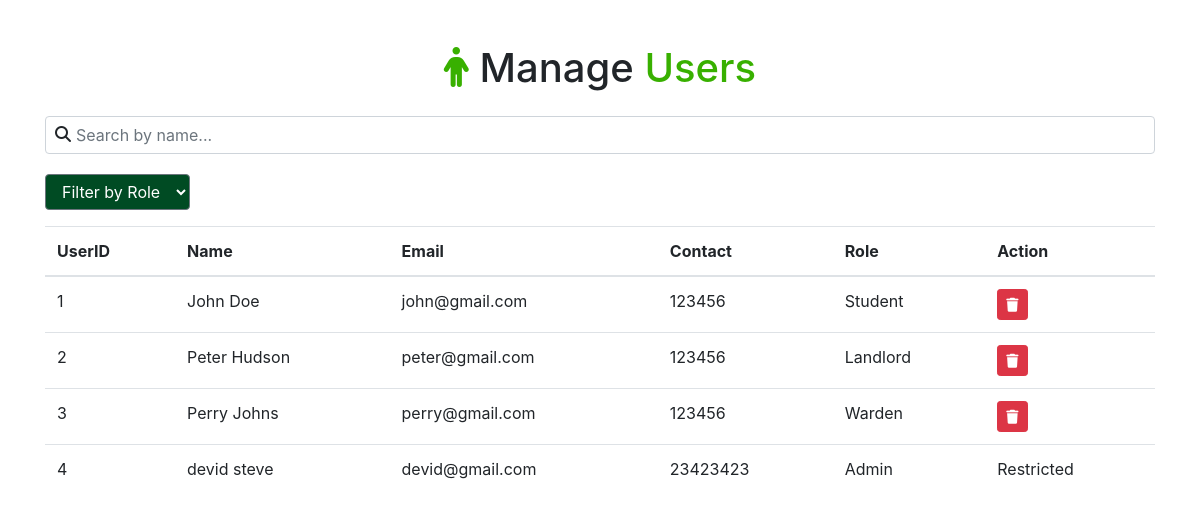
Page /pages/Admin/ManageUsers/manageUsers.php (signed in) on the committed database.
### tables this page shows
CREATE TABLE `user` (
  `UserID` int(11) NOT NULL,
  `Name` varchar(255) NOT NULL,
  `Address` varchar(255) NOT NULL,
  `NIC` varchar(20) NOT NULL,
  `ContactNo` varchar(20) NOT NULL,
  `Email` varchar(255) NOT NULL,
  `Password` varchar(255) NOT NULL,
  `RoleID` int(11) NOT NULL,
  `Added` datetime NOT NULL DEFAULT current_timestamp()
);

CREATE TABLE `role` (
  `RoleID` int(11) NOT NULL,
  `Role` varchar(30) NOT NULL
);

### data/fetchUsers.php (called while the page is built, shortened)
<?php
include_once __DIR__ . '/../helpers/dbConn.php';
function fetchUsers()
{
    if (isset($_SESSION['loggedin']) && $_SESSION['role'] == "Admin") {
        global $mysqli;
        $query = "SELECT user.UserID, user.Name, user.Email, user.ContactNo, role.Role FROM user INNER JOIN role ON user.RoleID = role.RoleID";
        $stmt = $mysqli->prepare($query);
        $stmt->execute();
        $result = $stmt->get_result();
        $users = [];
        while ($user = $result->fetch_assoc()) {
            $users[] = $user;
        }
        return $users;
    } else {
        return null;
    }
}

### pages/Admin/ManageUsers/manageUsers.php (the view, shortened to what this page needs)
<!DOCTYPE html>
<html lang="en">
<head>
    <link rel="stylesheet" href="https://cdn.jsdelivr.net/npm/bootstrap@4.0.0/dist/css/bootstrap.min.css">
    <link rel="stylesheet" href="https://cdnjs.cloudflare.com/ajax/libs/font-awesome/6.5.1/css/all.min.css">
</head>
<body>
    <div class="container">
        <h1 class="text-center main-title mt-4 mb-4"><i class="fa-solid fa-person" style="color: #38B000;"></i> Manage <span style="color: #38b000">Users</span></h1>
        <div class="row">
            <div class="col-md-12">
                <div class="search-box">
                    <i class="fa fa-search"></i>
                    <input type="text" class="form-control" id="searchInput" placeholder="Search by name..." onkeyup="searchName()">
                </div>
                <div class="filter mb-3 dropdown">
                    <select class="form-select btn btn-secondary dropdown-toggle" style="background-color: #004B23;" id="roleFilter" onchange="filterRole()">
                        <div class="dropdown-menu" aria-labelledby="dropdownMenuButton">
                            <option class="text-left" value="">Filter by Role</option>
                        </div>
                    </select>
                </div>
                <div class="table-responsive">
                    <table class="table align-middle" id="userTable">
                        <thead>
                            <tr>
                                <th scope="col">UserID</th>
                                <th scope="col">Name</th>
                                <th scope="col">Email</th>
                                <th scope="col">Contact</th>
                                <th scope="col">Role</th>
                                <th scope="col">Action</th>
                            </tr>
                        </thead>
                        <tbody>
                            <?php
                            include_once './data/fetchUsers.php';
                            $users = fetchUsers();
                            foreach ($users as $user) {
                                if (isset($user['Role']) && $user['Role'] !== "Admin") {
                                    $deletebtn = "<a class='btn btn-danger btn-sm text-white'><i class='fa-solid fa-trash'></i></a>";
                                } else {
                                    $deletebtn = "Restricted";
                                }
                                echo "
                                <tr>
                                <td>" . htmlspecialchars($user['UserID']) . "</td>
                                <td>" . htmlspecialchars($user['Name']) . "</td>
                                <td>" . htmlspecialchars($user['Email']) . "</td>
                                <td>" . htmlspecialchars($user['ContactNo']) . "</td>
                                <td>" . htmlspecialchars($user['Role']) . "</td>
                                <td>" . $deletebtn . "</td>
                                </tr>
                                ";
                            }
                            ?>
                        </tbody>
                    </table>
                </div>
            </div>
        </div>
    </div>
</body>
</html>

### pages/Admin/ManageUsers/manageUsers.php (style rules this page uses)
.container { padding-top: 20px; }
.table-responsive { margin: auto; }
.search-box { position: relative; margin-bottom: 20px; }
.search-box .fa-search { position: absolute; top: 10px; left: 10px; }
.search-box input { padding-left: 30px; }

### rows in the picture
user: UserID "1", Name "John Doe", Email "john@gmail.com", ContactNo "123456", RoleID.Role "Student"
user: UserID "2", Name "Peter Hudson", Email "peter@gmail.com", ContactNo "123456", RoleID.Role "Landlord"
user: UserID "3", Name "Perry Johns", Email "perry@gmail.com", ContactNo "123456", RoleID.Role "Warden"
user: UserID "4", Name "devid steve", Email "devid@gmail.com", ContactNo "23423423", RoleID.Role "Admin", RoleID.Role "Restricted"
